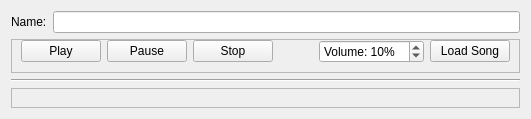
            <widget class="QWidget" name="show_page">
             <layout class="QGridLayout" name="gridLayout_9">
              <item row="4" column="0" colspan="2">
               <widget class="QFrame" name="show_editor_frame">
                <property name="sizePolicy">
                 <sizepolicy hsizetype="Preferred" vsizetype="Expanding">
                  <horstretch>0</horstretch>
                  <verstretch>0</verstretch>
                 </sizepolicy>
                </property>
                <property name="frameShape">
                 <enum>QFrame::Shape::StyledPanel</enum>
                </property>
                <property name="frameShadow">
                 <enum>QFrame::Shadow::Raised</enum>
                </property>
                <layout class="QVBoxLayout" name="verticalLayout_10"/>
               </widget>
              </item>
              <item row="0" column="1">
               <widget class="QLineEdit" name="show_name_edit"/>
              </item>
              <item row="2" column="0" colspan="2">
               <widget class="Line" name="line_4">
                <property name="orientation">
                 <enum>Qt::Orientation::Horizontal</enum>
                </property>
               </widget>
              </item>
              <item row="0" column="0">
               <widget class="QLabel" name="show_name_label">
                <property name="text">
                 <string>Name:</string>
                </property>
               </widget>
              </item>
              <item row="1" column="0" colspan="2">
               <widget class="QFrame" name="show_actions">
                <property name="frameShape">
                 <enum>QFrame::Shape::StyledPanel</enum>
                </property>
                <property name="frameShadow">
                 <enum>QFrame::Shadow::Raised</enum>
                </property>
                <layout class="QHBoxLayout" name="horizontalLayout_17">
                 <property name="topMargin">
                  <number>0</number>
                 </property>
                 <item>
                  <widget class="QPushButton" name="show_play_btn">
                   <property name="text">
                    <string>Play</string>
                   </property>
                  </widget>
                 </item>
                 <item>
                  <widget class="QPushButton" name="show_pause_btn">
                   <property name="text">
                    <string>Pause</string>
                   </property>
                  </widget>
                 </item>
                 <item>
                  <widget class="QPushButton" name="show_stop_btn">
                   <property name="text">
                    <string>Stop</string>
                   </property>
                  </widget>
                 </item>
                 <item>
                  <spacer name="horizontalSpacer_12">
                   <property name="orientation">
                    <enum>Qt::Orientation::Horizontal</enum>
                   </property>
                   <property name="sizeHint" stdset="0">
                    <size>
                     <width>40</width>
                     <height>20</height>
                    </size>
                   </property>
                  </spacer>
                 </item>
                 <item>
                  <widget class="QSpinBox" name="show_volume_spin">
                   <property name="suffix">
                    <string>%</string>
                   </property>
                   <property name="prefix">
                    <string>Volume: </string>
                   </property>
                   <property name="maximum">
                    <number>100</number>
                   </property>
                   <property name="value">
                    <number>10</number>
                   </property>
                  </widget>
                 </item>
                 <item>
                  <widget class="QPushButton" name="show_load_song_btn">
                   <property name="text">
                    <string>Load Song</string>
                   </property>
                  </widget>
                 </item>
                </layout>
               </widget>
              </item>
             </layout>
            </widget>
